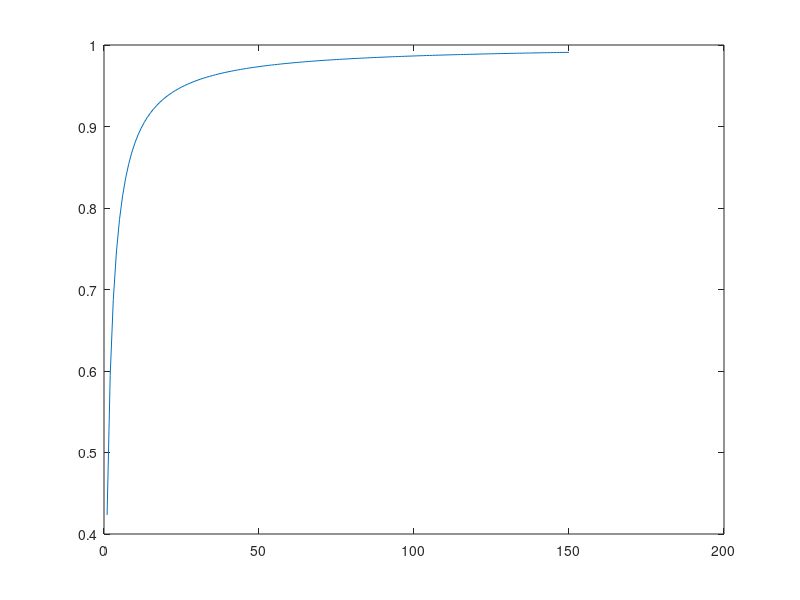

Recreate this plot in MATLAB.

n_it = 150;
h = 1;
v1 = 3110;
v2 = 3110;
k10 = 0.0643 * 3600;
k12 = 0.3 * 3600;
k21 = 0.2455 * 3600;
delta = 1000;
c50=7.1903;



c2(1:n_it)=zeros;
u(1:n_it)=zeros;
du(1:n_it)=zeros;
d=(1:1:n_it);



for k=1:n_it
    c2(k)=k12/(k10*k21)*delta*d(k);
    u(k)=c2(k)/(c2(k)+c50);
    du(k+1)= u(k);  % dont know how to do it
end


figure(1)
plot(d,u)  % u(t)
hold on






















